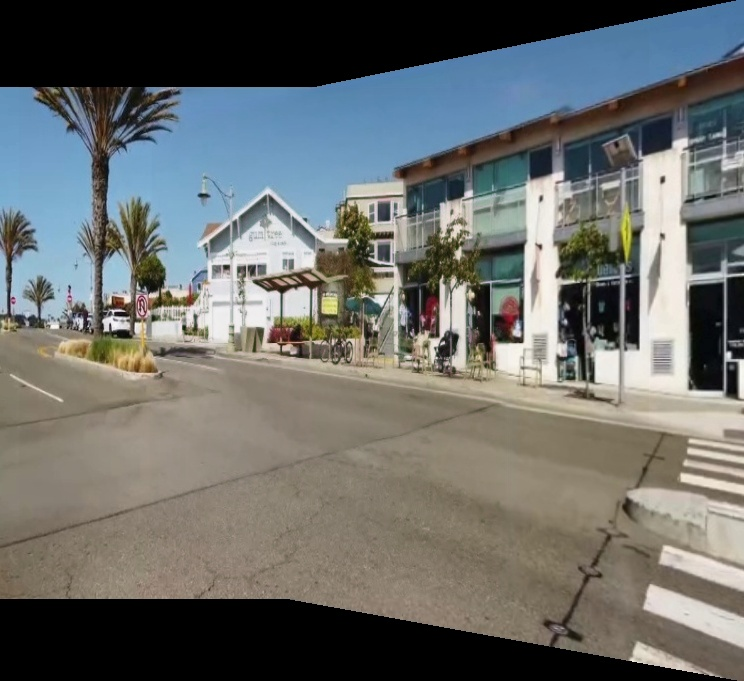
#> input picture assets/example-1.jpg, 744 x 681 px
$ python -i inference_fuse.py   (imports and definitions only)
#> lines starting #> are read from the running program, lines starting #| are printed output that depends on the picture; after the words box and inside, x2 and y2 are one past the last pixel; in counts of white or black regions, pixels touching at a corner belong together
import argparse
import time
import yaml
from pathlib import Path
from os.path import basename
from tqdm import tqdm

import cv2
import numpy as np
import torch

from models.experimental import attempt_load
from utils.general import increment_path, check_img_size, set_logging, check_dataset, img_numpy2torch, img_torch2numpy
from utils.torch_utils import select_device, time_synchronized


# [64 lines left out: functions parse_source, post_process, not called in this run]


def img_overlay(imgs):
    img1, msk1, img2, msk2 = [np.ascontiguousarray(_img) for _img in np.split(imgs, (3, 4, 7), axis=-1)]
    overlap = ((msk1 / 255.) * (msk2 / 255.) > 0).astype(np.uint8)
    image = cv2.addWeighted(img1, 0.5, img2, 0.5, 0)
    # brightness compensation
    image = cv2.addWeighted(image * overlap, 1.0, image * (1 - overlap), 2.0, 0)

    return image


# [51 lines that did not run here, left out]


# [16 lines not run here, left out]

>>> import cv2
>>> picture = cv2.imread('assets/example-1.jpg', cv2.IMREAD_GRAYSCALE)
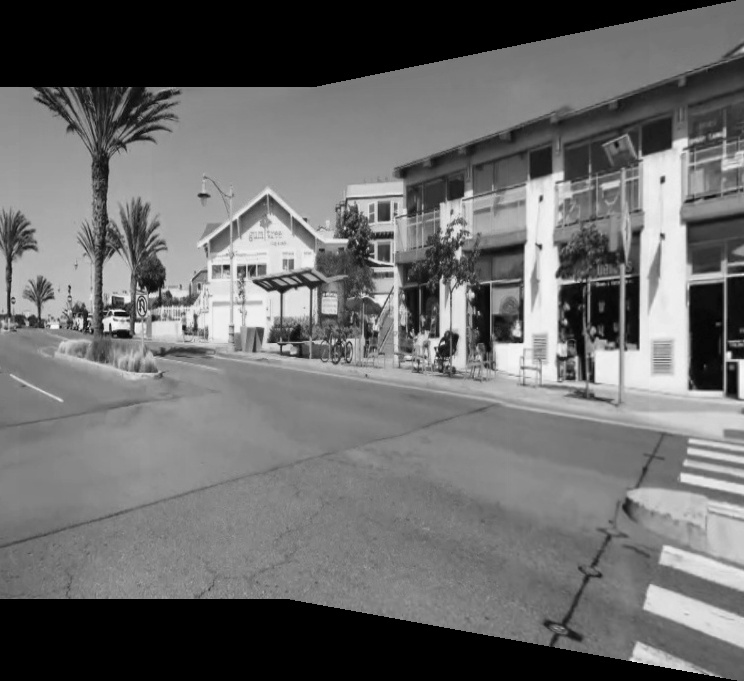
#> picture: shape (681, 744); min 0, max 248, mean 107.5
>>> result = img_overlay(picture)
#> in img_overlay, `img1, msk1, img2, msk2 = [np.ascontiguousarray(_img) for _img in np.sp..`:
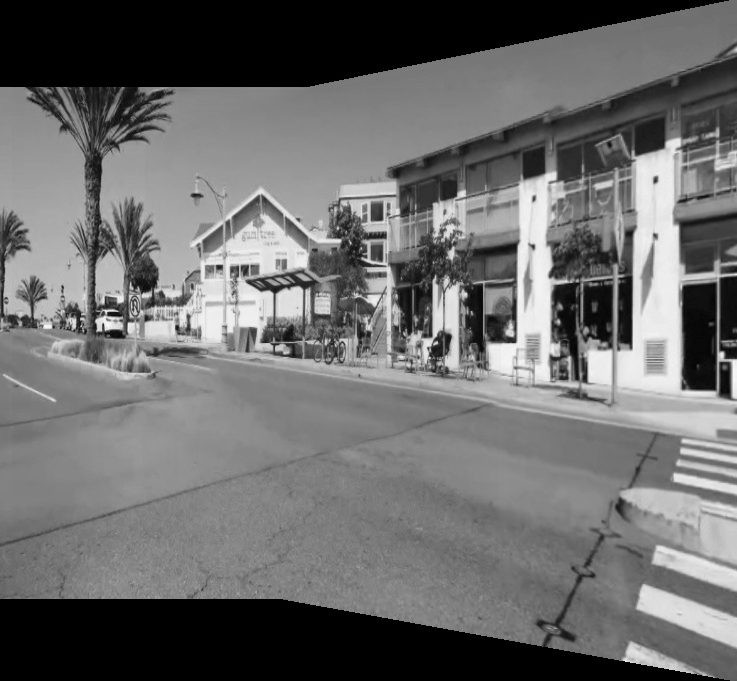
#> msk2: shape (681, 737); min 0, max 248, mean 107.6
#> in img_overlay, `img1, msk1, img2, msk2 = [np.ascontiguousarray(_img) for _img in np.sp..`: img1 = 681 rows, first 8: [0, 0, 0], [0, 0, 0], [0, 0, 0], [0, 0, 0], [0, 0, 0], [0, 0, 0], [0, 0, 0], [0, 0, 0]; msk1 = 681 values, max 200 at index 322, min 0 at index 0, mean 100.5; img2 has the same summary as img1
#> in img_overlay, `overlap = ((msk1 / 255.) * (msk2 / 255.) > 0).astype(np.uint8)`:
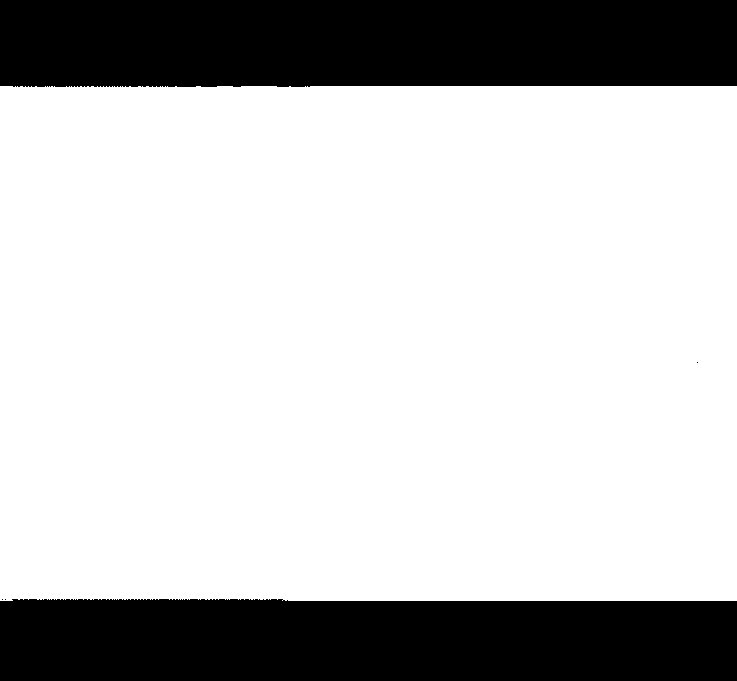
#> overlap: shape (681, 737); values 0 (black) and 1 (white), 75.5% white; 5 black regions (3 under 20 px), largest, box (x1, y1, x2, y2) and area: (0, 0, 737, 87) 63561, (0, 599, 737, 681) 59418
#> in img_overlay, `image = cv2.addWeighted(img1, 0.5, img2, 0.5, 0)`: image has the same summary as img1
#> (the run stopped early here; a loop or call above may not have finished)

$ run again, on assets/example-3.jpg
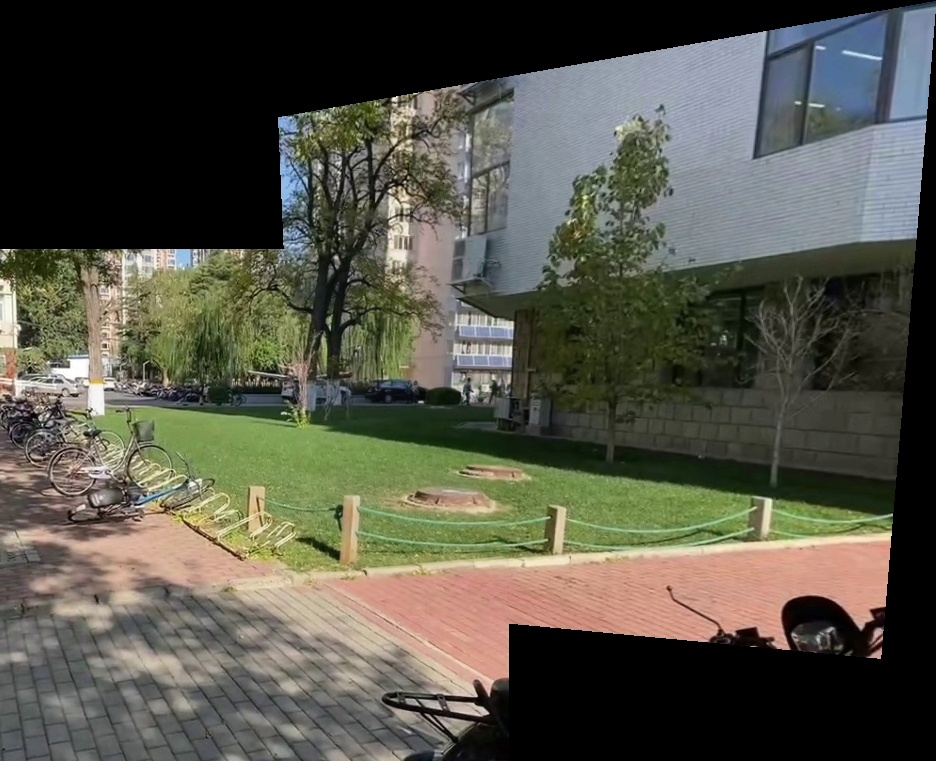
#> input picture assets/example-3.jpg, 936 x 761 px
#> in img_overlay, `img1, msk1, img2, msk2 = [np.ascontiguousarray(_img) for _img in np.sp..`:
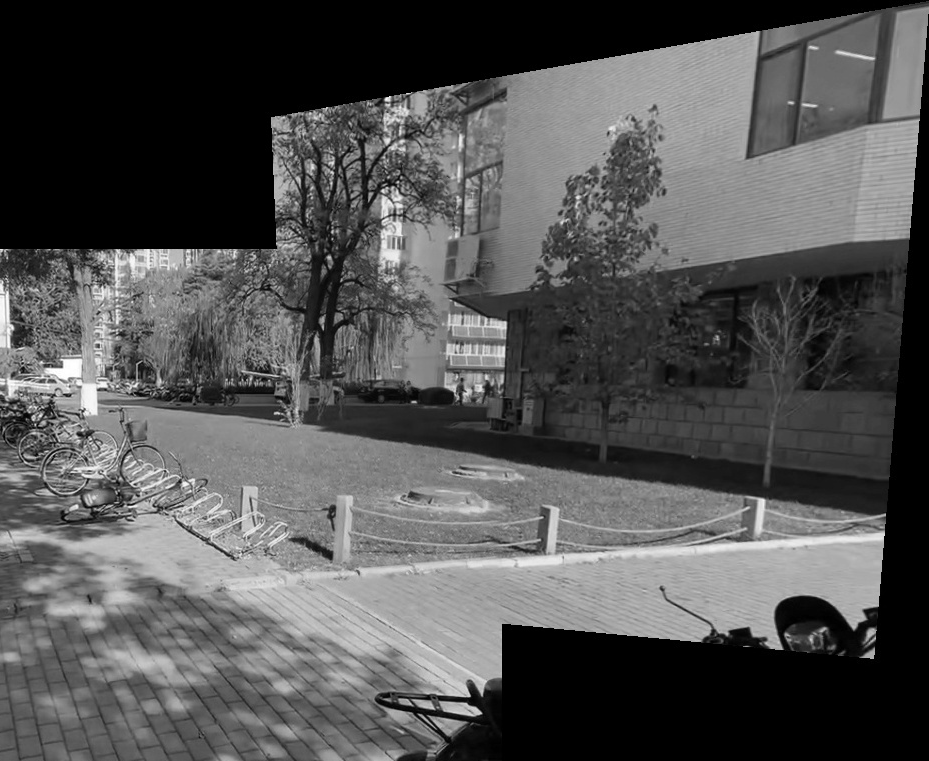
#> msk2: shape (761, 929); min 0, max 255, mean 83
#> img1 = 761 rows, first 8: [0, 0, 0], [0, 0, 0], [0, 0, 0], [0, 0, 0], [0, 0, 0], [0, 0, 0], [0, 0, 0], [0, 0, 0]; msk1 = 761 values, max 247 at index 312, min 0 at index 0, mean 80.38; img2 has the same summary as img1
#> in img_overlay, `overlap = ((msk1 / 255.) * (msk2 / 255.) > 0).astype(np.uint8)`:
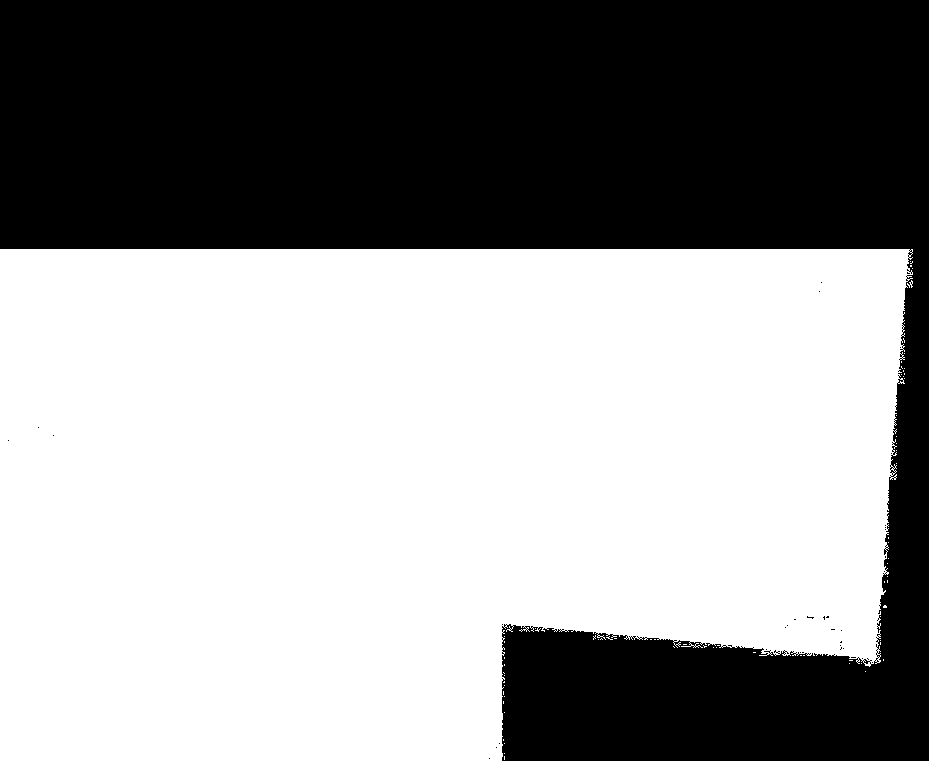
#> overlap: shape (761, 929); values 0 (black) and 1 (white), 58.2% white; 37 black regions (36 under 20 px), largest, box (x1, y1, x2, y2) and area: (0, 0, 929, 761) 295352
#> image has the same summary as img1

$ run again, on assets/sample.jpg
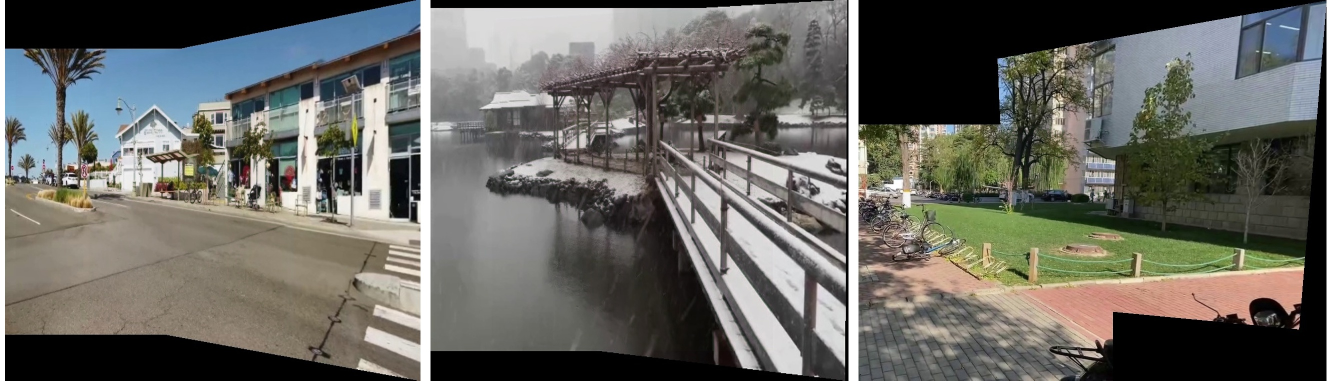
#> input picture assets/sample.jpg, 2663 x 761 px (shown at 1/2 size)
#> in img_overlay, `img1, msk1, img2, msk2 = [np.ascontiguousarray(_img) for _img in np.sp..`:
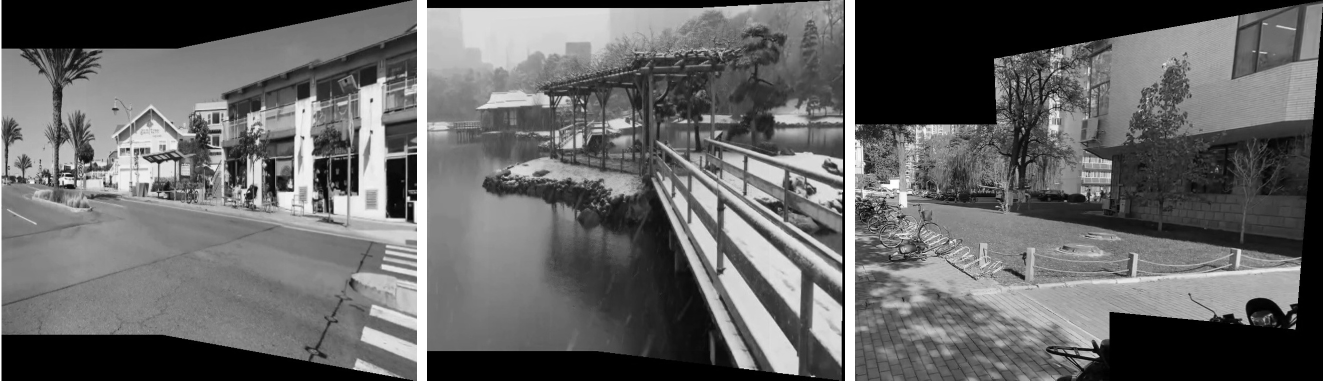
#> msk2: shape (761, 2656) (shown at 1/2 size); min 0, max 255, mean 102
#> img1 = 761 rows, first 8: [255, 255, 255], [255, 255, 255], [255, 255, 255], [255, 255, 255], [255, 255, 255], [255, 255, 255], [255, 255, 255], [255, 255, 255]; msk1 = 761 values from 255 to 255; img2 has the same summary as img1
#> in img_overlay, `overlap = ((msk1 / 255.) * (msk2 / 255.) > 0).astype(np.uint8)`:
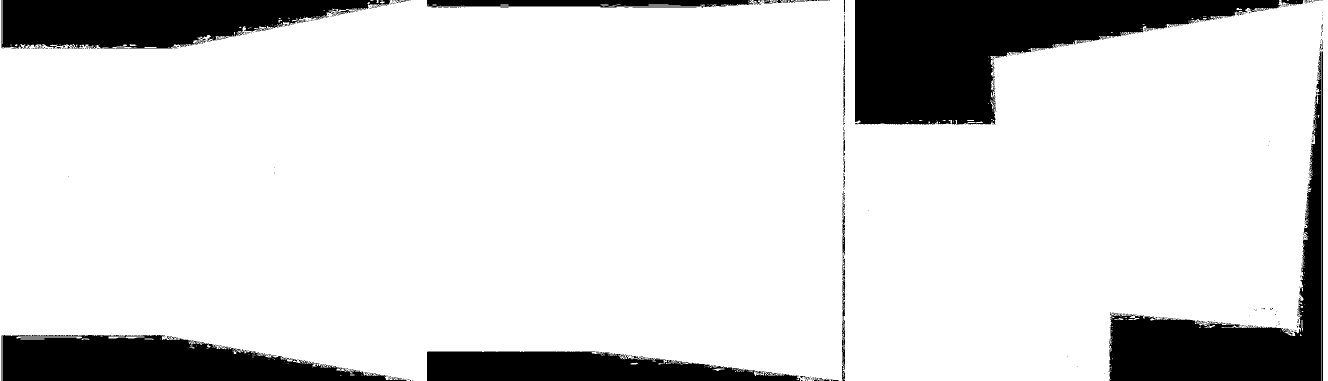
#> overlap: shape (761, 2656) (shown at 1/2 size); values 0 (black) and 1 (white), 84.4% white; 415 black regions (384 under 20 px), largest, box (x1, y1, x2, y2) and area: (1710, 0, 2563, 249) 104695, (2219, 103, 2643, 761) 61718, (3, 0, 781, 97) 53239
#> image has the same summary as img1
